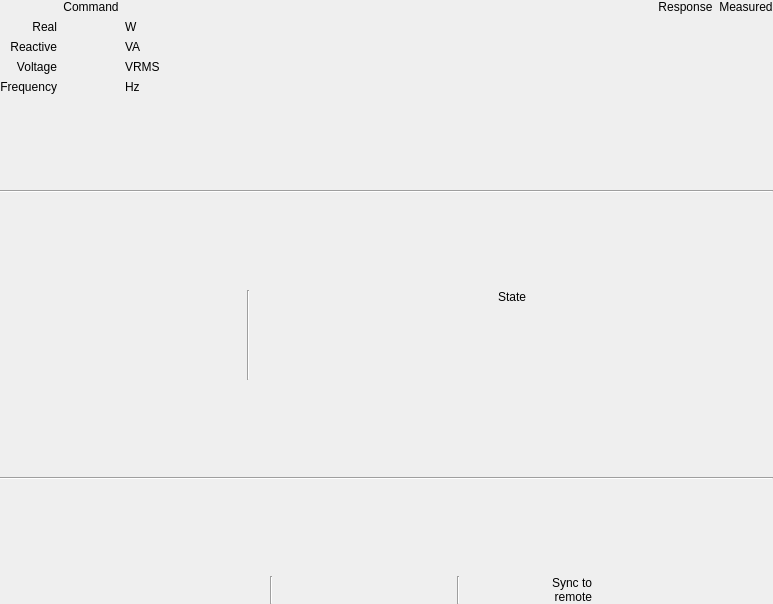
<?xml version="1.0" encoding="UTF-8"?>
<ui version="4.0">
 <class>Form</class>
 <widget class="EpcForm" name="Form">
  <property name="geometry">
   <rect>
    <x>0</x>
    <y>0</y>
    <width>773</width>
    <height>604</height>
   </rect>
  </property>
  <property name="windowTitle">
   <string>Form</string>
  </property>
  <property name="can_file" stdset="0">
   <string>example_hmi.sym</string>
  </property>
  <property name="style_small" stdset="0">
   <bool>true</bool>
  </property>
  <layout class="QGridLayout" name="gridLayout">
   <property name="leftMargin">
    <number>0</number>
   </property>
   <property name="topMargin">
    <number>0</number>
   </property>
   <property name="rightMargin">
    <number>0</number>
   </property>
   <property name="bottomMargin">
    <number>0</number>
   </property>
   <item row="1" column="1">
    <spacer name="verticalSpacer_3">
     <property name="orientation">
      <enum>Qt::Vertical</enum>
     </property>
     <property name="sizeHint" stdset="0">
      <size>
       <width>0</width>
       <height>0</height>
      </size>
     </property>
    </spacer>
   </item>
   <item row="6" column="1">
    <widget class="Line" name="line_2">
     <property name="orientation">
      <enum>Qt::Horizontal</enum>
     </property>
    </widget>
   </item>
   <item row="5" column="1">
    <spacer name="verticalSpacer_2">
     <property name="orientation">
      <enum>Qt::Vertical</enum>
     </property>
     <property name="sizeHint" stdset="0">
      <size>
       <width>0</width>
       <height>0</height>
      </size>
     </property>
    </spacer>
   </item>
   <item row="2" column="1">
    <widget class="Line" name="line">
     <property name="orientation">
      <enum>Qt::Horizontal</enum>
     </property>
    </widget>
   </item>
   <item row="7" column="1">
    <spacer name="verticalSpacer">
     <property name="orientation">
      <enum>Qt::Vertical</enum>
     </property>
     <property name="sizeHint" stdset="0">
      <size>
       <width>0</width>
       <height>0</height>
      </size>
     </property>
    </spacer>
   </item>
   <item row="4" column="1">
    <layout class="QGridLayout" name="gridLayout_4">
     <item row="0" column="2" rowspan="2">
      <widget class="Line" name="line_4">
       <property name="orientation">
        <enum>Qt::Vertical</enum>
       </property>
      </widget>
     </item>
     <item row="0" column="5">
      <widget class="CompactEpc" name="compactepc">
       <property name="sizePolicy">
        <sizepolicy hsizetype="Fixed" vsizetype="Fixed">
         <horstretch>0</horstretch>
         <verstretch>0</verstretch>
        </sizepolicy>
       </property>
       <property name="frame" stdset="0">
        <string>StatusBits</string>
       </property>
       <property name="signal" stdset="0">
        <string>State_status</string>
       </property>
       <property name="label_visible" stdset="0">
        <bool>false</bool>
       </property>
       <property name="units_visible" stdset="0">
        <bool>false</bool>
       </property>
       <property name="show_enumeration_value" stdset="0">
        <bool>false</bool>
       </property>
      </widget>
     </item>
     <item row="1" column="4" alignment="Qt::AlignRight">
      <widget class="Led" name="led_26">
       <property name="sizePolicy">
        <sizepolicy hsizetype="Fixed" vsizetype="Fixed">
         <horstretch>0</horstretch>
         <verstretch>0</verstretch>
        </sizepolicy>
       </property>
       <property name="frame" stdset="0">
        <string>StatusFaults</string>
       </property>
       <property name="signal" stdset="0">
        <string>GeneralFault_status</string>
       </property>
       <property name="label_visible" stdset="0">
        <bool>false</bool>
       </property>
       <property name="automatic_off_color" stdset="0">
        <bool>false</bool>
       </property>
       <property name="on_color" stdset="0">
        <color>
         <red>192</red>
         <green>32</green>
         <blue>32</blue>
        </color>
       </property>
       <property name="manual_off_color" stdset="0">
        <color>
         <red>32</red>
         <green>192</green>
         <blue>32</blue>
        </color>
       </property>
       <property name="relative_height" stdset="0">
        <double>1.000000000000000</double>
       </property>
      </widget>
     </item>
     <item row="0" column="0">
      <widget class="Led" name="led_47">
       <property name="sizePolicy">
        <sizepolicy hsizetype="Fixed" vsizetype="Preferred">
         <horstretch>0</horstretch>
         <verstretch>0</verstretch>
        </sizepolicy>
       </property>
       <property name="frame" stdset="0">
        <string>StatusBits</string>
       </property>
       <property name="signal" stdset="0">
        <string>LineVoltageDetected_status</string>
       </property>
       <property name="label_override" stdset="0">
        <string>VAC Detected</string>
       </property>
       <property name="label_visible" stdset="0">
        <bool>true</bool>
       </property>
      </widget>
     </item>
     <item row="1" column="0">
      <widget class="Led" name="led_43">
       <property name="sizePolicy">
        <sizepolicy hsizetype="Fixed" vsizetype="Preferred">
         <horstretch>0</horstretch>
         <verstretch>0</verstretch>
        </sizepolicy>
       </property>
       <property name="frame" stdset="0">
        <string>StatusBits</string>
       </property>
       <property name="signal" stdset="0">
        <string>PowerAvailAC_status</string>
       </property>
       <property name="label_override" stdset="0">
        <string/>
       </property>
       <property name="label_visible" stdset="0">
        <bool>true</bool>
       </property>
      </widget>
     </item>
     <item row="0" column="4">
      <widget class="QLabel" name="label_4">
       <property name="text">
        <string>State</string>
       </property>
       <property name="alignment">
        <set>Qt::AlignRight|Qt::AlignTrailing|Qt::AlignVCenter</set>
       </property>
      </widget>
     </item>
     <item row="1" column="5">
      <widget class="Button" name="button_2">
       <property name="sizePolicy">
        <sizepolicy hsizetype="MinimumExpanding" vsizetype="MinimumExpanding">
         <horstretch>0</horstretch>
         <verstretch>0</verstretch>
        </sizepolicy>
       </property>
       <property name="frame" stdset="0">
        <string>CommandModeControl</string>
       </property>
       <property name="signal" stdset="0">
        <string>FaultClear_command</string>
       </property>
       <property name="label_visible" stdset="0">
        <bool>false</bool>
       </property>
       <property name="tx" stdset="0">
        <bool>true</bool>
       </property>
      </widget>
     </item>
     <item row="1" column="1">
      <spacer name="horizontalSpacer_3">
       <property name="orientation">
        <enum>Qt::Horizontal</enum>
       </property>
       <property name="sizeHint" stdset="0">
        <size>
         <width>0</width>
         <height>0</height>
        </size>
       </property>
      </spacer>
     </item>
     <item row="1" column="3">
      <spacer name="horizontalSpacer_4">
       <property name="orientation">
        <enum>Qt::Horizontal</enum>
       </property>
       <property name="sizeHint" stdset="0">
        <size>
         <width>0</width>
         <height>0</height>
        </size>
       </property>
      </spacer>
     </item>
    </layout>
   </item>
   <item row="0" column="1">
    <layout class="QGridLayout" name="gridLayout_2">
     <item row="1" column="5">
      <widget class="CompactEpc" name="compactepc_7">
       <property name="frame" stdset="0">
        <string>StatusMeasuredPower</string>
       </property>
       <property name="signal" stdset="0">
        <string>RealPower_measured</string>
       </property>
       <property name="label_visible" stdset="0">
        <bool>false</bool>
       </property>
       <property name="units_visible" stdset="0">
        <bool>false</bool>
       </property>
      </widget>
     </item>
     <item row="0" column="1">
      <widget class="QLabel" name="label_10">
       <property name="text">
        <string>Command</string>
       </property>
       <property name="alignment">
        <set>Qt::AlignCenter</set>
       </property>
      </widget>
     </item>
     <item row="3" column="0">
      <widget class="QLabel" name="label_15">
       <property name="text">
        <string>Voltage</string>
       </property>
       <property name="alignment">
        <set>Qt::AlignRight|Qt::AlignTrailing|Qt::AlignVCenter</set>
       </property>
      </widget>
     </item>
     <item row="1" column="2">
      <widget class="QLabel" name="label">
       <property name="text">
        <string>W</string>
       </property>
      </widget>
     </item>
     <item row="2" column="0">
      <widget class="QLabel" name="label_8">
       <property name="text">
        <string>Reactive</string>
       </property>
       <property name="alignment">
        <set>Qt::AlignRight|Qt::AlignTrailing|Qt::AlignVCenter</set>
       </property>
      </widget>
     </item>
     <item row="1" column="3">
      <spacer name="horizontalSpacer">
       <property name="orientation">
        <enum>Qt::Horizontal</enum>
       </property>
       <property name="sizeHint" stdset="0">
        <size>
         <width>0</width>
         <height>0</height>
        </size>
       </property>
      </spacer>
     </item>
     <item row="1" column="4">
      <widget class="CompactEpc" name="compactepc_6">
       <property name="frame" stdset="0">
        <string>StatusCommandedPower</string>
       </property>
       <property name="signal" stdset="0">
        <string>RealPower_echo</string>
       </property>
       <property name="label_visible" stdset="0">
        <bool>false</bool>
       </property>
       <property name="units_visible" stdset="0">
        <bool>false</bool>
       </property>
      </widget>
     </item>
     <item row="0" column="4">
      <widget class="QLabel" name="label_14">
       <property name="text">
        <string>Response</string>
       </property>
       <property name="alignment">
        <set>Qt::AlignCenter</set>
       </property>
      </widget>
     </item>
     <item row="1" column="1">
      <widget class="CompactEpc" name="compactepc_2">
       <property name="frame" stdset="0">
        <string>CommandPower</string>
       </property>
       <property name="signal" stdset="0">
        <string>RealPower_command</string>
       </property>
       <property name="label_override" stdset="0">
        <string>Real</string>
       </property>
       <property name="label_visible" stdset="0">
        <bool>false</bool>
       </property>
       <property name="units_visible" stdset="0">
        <bool>false</bool>
       </property>
       <property name="tx" stdset="0">
        <bool>true</bool>
       </property>
      </widget>
     </item>
     <item row="0" column="5">
      <widget class="QLabel" name="label_12">
       <property name="text">
        <string>Measured</string>
       </property>
       <property name="alignment">
        <set>Qt::AlignCenter</set>
       </property>
      </widget>
     </item>
     <item row="4" column="0">
      <widget class="QLabel" name="label_16">
       <property name="text">
        <string>Frequency</string>
       </property>
       <property name="alignment">
        <set>Qt::AlignRight|Qt::AlignTrailing|Qt::AlignVCenter</set>
       </property>
      </widget>
     </item>
     <item row="2" column="1">
      <widget class="CompactEpc" name="compactepc_3">
       <property name="frame" stdset="0">
        <string>CommandPower</string>
       </property>
       <property name="signal" stdset="0">
        <string>ReactivePower_command</string>
       </property>
       <property name="label_override" stdset="0">
        <string>Reactive</string>
       </property>
       <property name="label_visible" stdset="0">
        <bool>false</bool>
       </property>
       <property name="units_visible" stdset="0">
        <bool>false</bool>
       </property>
       <property name="tx" stdset="0">
        <bool>true</bool>
       </property>
      </widget>
     </item>
     <item row="3" column="1">
      <widget class="CompactEpc" name="compactepc_4">
       <property name="frame" stdset="0">
        <string>CommandVF</string>
       </property>
       <property name="signal" stdset="0">
        <string>Voltage_command</string>
       </property>
       <property name="label_visible" stdset="0">
        <bool>false</bool>
       </property>
       <property name="units_visible" stdset="0">
        <bool>false</bool>
       </property>
       <property name="tx" stdset="0">
        <bool>true</bool>
       </property>
      </widget>
     </item>
     <item row="4" column="1">
      <widget class="CompactEpc" name="compactepc_5">
       <property name="frame" stdset="0">
        <string>CommandVF</string>
       </property>
       <property name="signal" stdset="0">
        <string>Frequency_command</string>
       </property>
       <property name="label_visible" stdset="0">
        <bool>false</bool>
       </property>
       <property name="units_visible" stdset="0">
        <bool>false</bool>
       </property>
       <property name="tx" stdset="0">
        <bool>true</bool>
       </property>
      </widget>
     </item>
     <item row="2" column="2">
      <widget class="QLabel" name="label_5">
       <property name="text">
        <string>VA</string>
       </property>
      </widget>
     </item>
     <item row="3" column="2">
      <widget class="QLabel" name="label_3">
       <property name="text">
        <string>VRMS</string>
       </property>
      </widget>
     </item>
     <item row="4" column="2">
      <widget class="QLabel" name="label_6">
       <property name="text">
        <string>Hz</string>
       </property>
      </widget>
     </item>
     <item row="2" column="4">
      <widget class="CompactEpc" name="compactepc_8">
       <property name="frame" stdset="0">
        <string>StatusCommandedPower</string>
       </property>
       <property name="signal" stdset="0">
        <string>ReactivePower_echo</string>
       </property>
       <property name="label_visible" stdset="0">
        <bool>false</bool>
       </property>
       <property name="units_visible" stdset="0">
        <bool>false</bool>
       </property>
      </widget>
     </item>
     <item row="3" column="4">
      <widget class="CompactEpc" name="compactepc_10">
       <property name="frame" stdset="0">
        <string>StatusCommandVF</string>
       </property>
       <property name="signal" stdset="0">
        <string>Voltage_echo</string>
       </property>
       <property name="label_visible" stdset="0">
        <bool>false</bool>
       </property>
       <property name="units_visible" stdset="0">
        <bool>false</bool>
       </property>
      </widget>
     </item>
     <item row="4" column="4">
      <widget class="CompactEpc" name="compactepc_11">
       <property name="frame" stdset="0">
        <string>StatusCommandVF</string>
       </property>
       <property name="signal" stdset="0">
        <string>Frequency_echo</string>
       </property>
       <property name="label_visible" stdset="0">
        <bool>false</bool>
       </property>
       <property name="units_visible" stdset="0">
        <bool>false</bool>
       </property>
      </widget>
     </item>
     <item row="2" column="5">
      <widget class="CompactEpc" name="compactepc_9">
       <property name="frame" stdset="0">
        <string>StatusMeasuredPower</string>
       </property>
       <property name="signal" stdset="0">
        <string>ReactivePower_measured</string>
       </property>
       <property name="label_visible" stdset="0">
        <bool>false</bool>
       </property>
       <property name="units_visible" stdset="0">
        <bool>false</bool>
       </property>
      </widget>
     </item>
     <item row="3" column="5">
      <widget class="CompactEpc" name="compactepc_12">
       <property name="frame" stdset="0">
        <string>StatusACParameters</string>
       </property>
       <property name="signal" stdset="0">
        <string>VoltageAC_measured</string>
       </property>
       <property name="label_visible" stdset="0">
        <bool>false</bool>
       </property>
       <property name="units_visible" stdset="0">
        <bool>false</bool>
       </property>
      </widget>
     </item>
     <item row="4" column="5">
      <widget class="CompactEpc" name="compactepc_13">
       <property name="frame" stdset="0">
        <string>StatusACParameters</string>
       </property>
       <property name="signal" stdset="0">
        <string>Frequency_measured</string>
       </property>
       <property name="label_visible" stdset="0">
        <bool>false</bool>
       </property>
       <property name="units_visible" stdset="0">
        <bool>false</bool>
       </property>
      </widget>
     </item>
     <item row="1" column="0">
      <widget class="QLabel" name="label_9">
       <property name="text">
        <string>Real</string>
       </property>
       <property name="alignment">
        <set>Qt::AlignRight|Qt::AlignTrailing|Qt::AlignVCenter</set>
       </property>
      </widget>
     </item>
    </layout>
   </item>
   <item row="8" column="1">
    <layout class="QGridLayout" name="gridLayout_3">
     <item row="0" column="6" rowspan="2">
      <widget class="Toggle" name="toggle_2">
       <property name="sizePolicy">
        <sizepolicy hsizetype="Fixed" vsizetype="Preferred">
         <horstretch>0</horstretch>
         <verstretch>0</verstretch>
        </sizepolicy>
       </property>
       <property name="frame" stdset="0">
        <string>CommandModeControl</string>
       </property>
       <property name="signal" stdset="0">
        <string>SyncToRemoteSource_command</string>
       </property>
       <property name="label_override" stdset="0">
        <string>Sync to
remote</string>
       </property>
       <property name="label_visible" stdset="0">
        <bool>false</bool>
       </property>
       <property name="tx" stdset="0">
        <bool>true</bool>
       </property>
       <property name="value_labels_visible" stdset="0">
        <bool>false</bool>
       </property>
      </widget>
     </item>
     <item row="0" column="2" rowspan="2">
      <widget class="Line" name="line_3">
       <property name="orientation">
        <enum>Qt::Vertical</enum>
       </property>
      </widget>
     </item>
     <item row="0" column="0" rowspan="2">
      <widget class="Toggle" name="toggle">
       <property name="sizePolicy">
        <sizepolicy hsizetype="Fixed" vsizetype="Preferred">
         <horstretch>0</horstretch>
         <verstretch>0</verstretch>
        </sizepolicy>
       </property>
       <property name="frame" stdset="0">
        <string>CommandModeControl</string>
       </property>
       <property name="signal" stdset="0">
        <string>Enable_command</string>
       </property>
       <property name="label_visible" stdset="0">
        <bool>false</bool>
       </property>
       <property name="tx" stdset="0">
        <bool>true</bool>
       </property>
       <property name="value_labels_visible" stdset="0">
        <bool>false</bool>
       </property>
      </widget>
     </item>
     <item row="0" column="5" rowspan="2">
      <widget class="QLabel" name="label_7">
       <property name="sizePolicy">
        <sizepolicy hsizetype="Fixed" vsizetype="Fixed">
         <horstretch>0</horstretch>
         <verstretch>0</verstretch>
        </sizepolicy>
       </property>
       <property name="text">
        <string>Sync to
remote</string>
       </property>
       <property name="textFormat">
        <enum>Qt::PlainText</enum>
       </property>
       <property name="alignment">
        <set>Qt::AlignRight|Qt::AlignTrailing|Qt::AlignVCenter</set>
       </property>
       <property name="wordWrap">
        <bool>false</bool>
       </property>
       <property name="yeppers" stdset="0">
        <bool>true</bool>
       </property>
      </widget>
     </item>
     <item row="0" column="1" rowspan="2">
      <layout class="QVBoxLayout" name="verticalLayout">
       <item>
        <widget class="Led" name="led_29">
         <property name="sizePolicy">
          <sizepolicy hsizetype="Fixed" vsizetype="Fixed">
           <horstretch>0</horstretch>
           <verstretch>0</verstretch>
          </sizepolicy>
         </property>
         <property name="frame" stdset="0">
          <string>StatusBits</string>
         </property>
         <property name="signal" stdset="0">
          <string>Enable_echo</string>
         </property>
         <property name="label_visible" stdset="0">
          <bool>true</bool>
         </property>
         <property name="label_from_enumeration" stdset="0">
          <bool>true</bool>
         </property>
         <property name="automatic_off_color" stdset="0">
          <bool>true</bool>
         </property>
        </widget>
       </item>
       <item>
        <widget class="Led" name="led_28">
         <property name="sizePolicy">
          <sizepolicy hsizetype="Fixed" vsizetype="Fixed">
           <horstretch>0</horstretch>
           <verstretch>0</verstretch>
          </sizepolicy>
         </property>
         <property name="frame" stdset="0">
          <string>StatusBits</string>
         </property>
         <property name="signal" stdset="0">
          <string>Enable_echo</string>
         </property>
         <property name="label_visible" stdset="0">
          <bool>true</bool>
         </property>
         <property name="label_from_enumeration" stdset="0">
          <bool>true</bool>
         </property>
         <property name="on_value" stdset="0">
          <number>0</number>
         </property>
         <property name="automatic_off_color" stdset="0">
          <bool>true</bool>
         </property>
         <property name="on_color" stdset="0">
          <color>
           <red>192</red>
           <green>32</green>
           <blue>32</blue>
          </color>
         </property>
        </widget>
       </item>
      </layout>
     </item>
     <item row="1" column="3">
      <widget class="Led" name="led">
       <property name="sizePolicy">
        <sizepolicy hsizetype="Fixed" vsizetype="Preferred">
         <horstretch>0</horstretch>
         <verstretch>0</verstretch>
        </sizepolicy>
       </property>
       <property name="frame" stdset="0">
        <string>StatusBits</string>
       </property>
       <property name="signal" stdset="0">
        <string>DI4_status</string>
       </property>
       <property name="label_override" stdset="0">
        <string>Pump Running</string>
       </property>
       <property name="automatic_off_color" stdset="0">
        <bool>false</bool>
       </property>
       <property name="manual_off_color" stdset="0">
        <color>
         <red>192</red>
         <green>32</green>
         <blue>32</blue>
        </color>
       </property>
      </widget>
     </item>
     <item row="0" column="4" rowspan="2">
      <widget class="Line" name="line_5">
       <property name="orientation">
        <enum>Qt::Vertical</enum>
       </property>
      </widget>
     </item>
     <item row="0" column="3">
      <widget class="Led" name="led_48">
       <property name="sizePolicy">
        <sizepolicy hsizetype="Fixed" vsizetype="Preferred">
         <horstretch>0</horstretch>
         <verstretch>0</verstretch>
        </sizepolicy>
       </property>
       <property name="frame" stdset="0">
        <string>StatusBits</string>
       </property>
       <property name="signal" stdset="0">
        <string>PowerCircuitEnabled_status</string>
       </property>
       <property name="label_override" stdset="0">
        <string>Power Enabled</string>
       </property>
       <property name="label_visible" stdset="0">
        <bool>true</bool>
       </property>
      </widget>
     </item>
    </layout>
   </item>
   <item row="3" column="1">
    <spacer name="verticalSpacer_4">
     <property name="orientation">
      <enum>Qt::Vertical</enum>
     </property>
     <property name="sizeHint" stdset="0">
      <size>
       <width>0</width>
       <height>0</height>
      </size>
     </property>
    </spacer>
   </item>
  </layout>
 </widget>
 <customwidgets>
  <customwidget>
   <class>EpcForm</class>
   <extends>QWidget</extends>
   <header>epyq.form</header>
   <container>1</container>
  </customwidget>
  <customwidget>
   <class>Button</class>
   <extends>QWidget</extends>
   <header>epyq.widgets.button</header>
  </customwidget>
  <customwidget>
   <class>CompactEpc</class>
   <extends>Epc</extends>
   <header>epyq.widgets.compactepc</header>
  </customwidget>
  <customwidget>
   <class>Epc</class>
   <extends>QWidget</extends>
   <header>epyq.widgets.epc</header>
  </customwidget>
  <customwidget>
   <class>Led</class>
   <extends>QWidget</extends>
   <header>epyq.widgets.led</header>
  </customwidget>
  <customwidget>
   <class>Toggle</class>
   <extends>QWidget</extends>
   <header>epyq.widgets.toggle</header>
  </customwidget>
 </customwidgets>
 <resources/>
 <connections/>
</ui>
